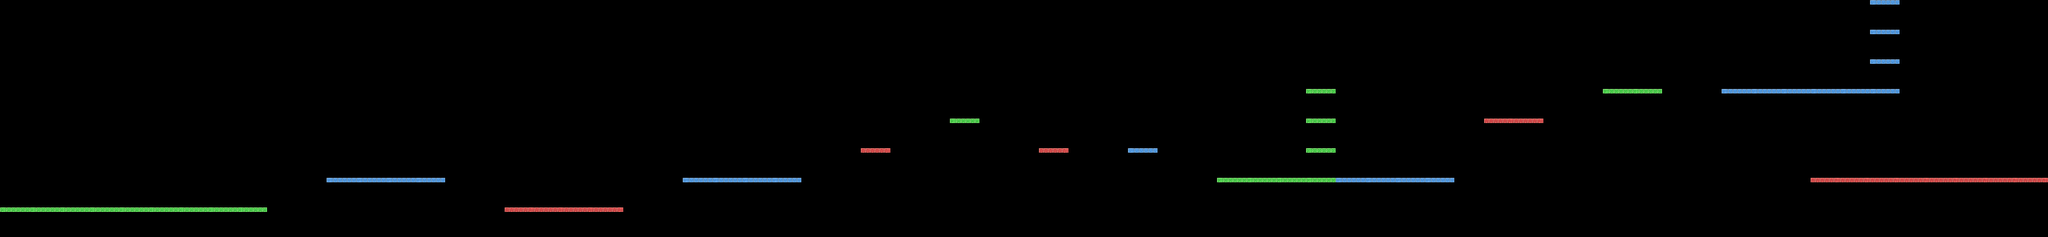

Rendered tile map (Tiled .tmx) drawn with the repository's tilesets; below, a short description and the map source with its tile grids summarised:
An orthogonal 69x8 tile map with 32x32 px tiles, 3 tile layers (red, green, blue) and 18 objects.

<map version="1.0" orientation="orthogonal" renderorder="right-down" width="69" height="8" tilewidth="32" tileheight="32">
 <tileset firstgid="1" name="blocks" tilewidth="32" tileheight="32">
  <image source="blocks.png" width="96" height="32" />
 </tileset>
 <layer name="red" width="69" height="8">
  <data>[552 cells, 16 non-empty, 1 distinct tile ids]</data>
 </layer>
 <layer name="green" width="69" height="8">
  <data>[552 cells, 19 non-empty, 1 distinct tile ids]</data>
 </layer>
 <layer name="blue" width="69" height="8">
  <data>[552 cells, 22 non-empty, 1 distinct tile ids]</data>
 </layer>
 <objectgroup name="heart">
  <object x="241" y="208">
   <ellipse />
  </object>
  <object x="273" y="208">
   <ellipse />
  </object>
  <object x="320" y="144">
   <ellipse />
  </object>
  <object x="417" y="176">
   <ellipse />
  </object>
  <object x="512" y="111">
   <ellipse />
  </object>
  <object x="786" y="176">
   <ellipse />
  </object>
  <object x="818" y="177">
   <ellipse />
  </object>
  <object x="1041" y="113">
   <ellipse />
  </object>
  <object x="945" y="145">
   <ellipse />
  </object>
  <object x="1137" y="144">
   <ellipse />
  </object>
  <object x="1232" y="143">
   <ellipse />
  </object>
  <object x="1615" y="113">
   <ellipse />
  </object>
  <object x="1648" y="114">
   <ellipse />
  </object>
  <object x="1969" y="82">
   <ellipse />
  </object>
  <object x="2064" y="178">
   <ellipse />
  </object>
  <object x="2096" y="177">
   <ellipse />
  </object>
  <object x="2128" y="177">
   <ellipse />
  </object>
 </objectgroup>
 <objectgroup name="flame">
  <object x="112" y="209">
   <ellipse />
  </object>
 </objectgroup>
</map>
